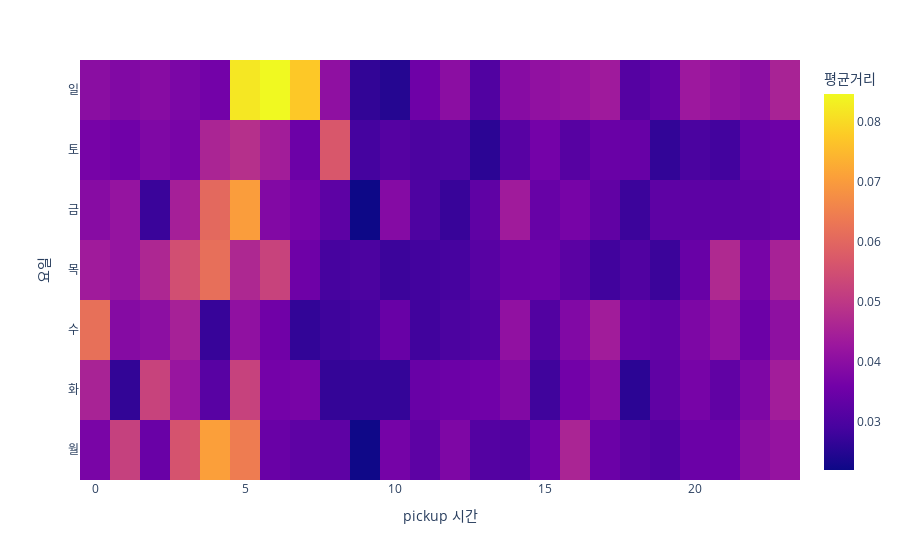

The code cell stored with this chart in its notebook:
### Code cell
fig2

### Figure 1 — Plotly figure (JSON) as saved in the notebook; plotly's stock layout.template omitted (floating-point values rounded to 4 significant figures; data arrays with more than 128 entries replaced by an {"elided": "..."} marker saying what was removed)
{"data": [{"coloraxis": "coloraxis", "histfunc": "sum", "hovertemplate": "pickup_hour=%{x}<br>dayofweek=%{y}<br>sum of dist_mean=%{z}<extra></extra>", "name": "", "nbinsx": 24, "nbinsy": 7, "type": "histogram2d", "x": {"elided": "168 int values"}, "xaxis": "x", "xbingroup": "x", "y": {"elided": "168 str values"}, "yaxis": "y", "ybingroup": "y", "z": {"elided": "168 float values"}}], "layout": {"autosize": true, "coloraxis": {"colorbar": {"title": {"text": "평균거리"}}, "colorscale": [[0, "#0d0887"], [0.1111, "#46039f"], [0.2222, "#7201a8"], [0.3333, "#9c179e"], [0.4444, "#bd3786"], [0.5556, "#d8576b"], [0.6667, "#ed7953"], [0.7778, "#fb9f3a"], [0.8889, "#fdca26"], [1, "#f0f921"]]}, "legend": {"tracegroupgap": 0}, "margin": {"t": 60}, "xaxis": {"anchor": "y", "autorange": true, "domain": [0, 1], "range": [-0.5, 23.5], "title": {"text": "pickup 시간"}, "type": "linear"}, "yaxis": {"anchor": "x", "autorange": true, "domain": [0, 1], "range": [-0.5, 6.5], "title": {"text": "요일"}, "type": "category"}}}
